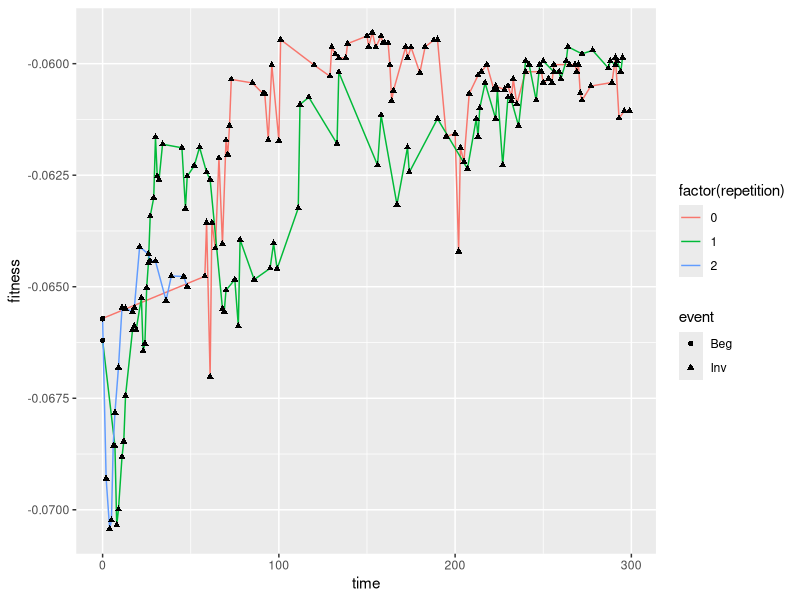
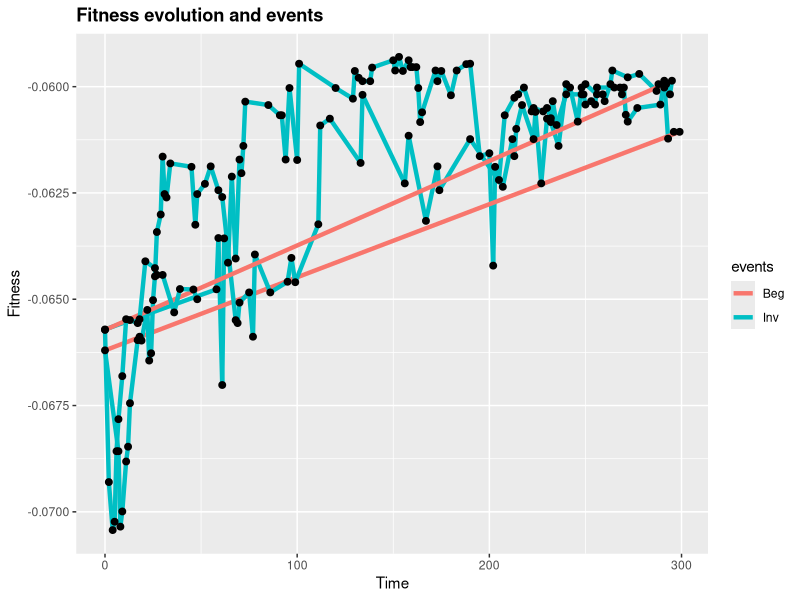

The R script that drew these images, in order: (Note: this script raises an error after producing the figures.)
rm(list=ls())
library('ggplot2')
#library('ggtern')
#library('plotly')

D = read.table('history.csv', sep='\t', header=T)
D = D[ D$kept == "True", ]

fitness = D$fitness
time = D$time
event = D$event
kept = D$kept
gene_ratio = D$gene_ratio
plasmid_size = D$plasmid_size
up_down_ratio = D$up_down_ratio
mean_space = D$mean_space
repetition = D$repetition

ggplot() + geom_line(aes(x=time, y=fitness, colour=factor(repetition))) + geom_point(aes(x=time, y=fitness, shape=event))

seg = data.frame(x0=time[1:(length(time)-1)],
                 y0=fitness[1:(length(fitness)-1)],
                 x1=time[2:length(time)],
                 y1=fitness[2:length(fitness)],
                 events=event[2:length(event)])

plotA = ggplot() + 
  geom_segment(aes(x=x0,
                   y=y0,
                   xend=x1,
                   yend=y1,
                   colour=events),
               data=seg,
               size=1.5) +
  geom_point(aes(x=time, y=fitness), size=2) + 
  xlab('Time') + 
  ylab('Fitness') + 
  ggtitle('Fitness evolution and events') + 
  theme(plot.title = element_text(lineheight=1, face="bold"))

#pdf('graph.pdf', width=10, height=6)
plotA
#dev.off()

#-----------

pA = ggplot() + geom_line(aes(x=time, y=plasmid_size)) +
  geom_point(aes(x=time, y=plasmid_size, colour=event), size=2)
pB = ggplot() + geom_line(aes(x=time, y=up_down_ratio)) +
  geom_point(aes(x=time, y=up_down_ratio, colour=event), size=2)
pC = ggplot() + geom_line(aes(x=time, y=mean_space)) +
  geom_point(aes(x=time, y=mean_space, colour=event), size=2)
pD = ggplot() + geom_line(aes(x=time, y=gene_ratio)) +
  geom_point(aes(x=time, y=gene_ratio, colour=event), size=2)

multiplot(pA,pB,pC,pD,cols=2)




ggplot() + geom_line(aes(x=time, y=plasmid_size)) +
  geom_point(aes(x=time, y=plasmid_size, colour=event, shape=kept), size=3)








#--------------------


multiplot <- function(..., plotlist=NULL, file, cols=1, layout=NULL) {
  library(grid)
  
  # Make a list from the ... arguments and plotlist
  plots <- c(list(...), plotlist)
  
  numPlots = length(plots)
  
  # If layout is NULL, then use 'cols' to determine layout
  if (is.null(layout)) {
    # Make the panel
    # ncol: Number of columns of plots
    # nrow: Number of rows needed, calculated from # of cols
    layout <- matrix(seq(1, cols * ceiling(numPlots/cols)),
                     ncol = cols, nrow = ceiling(numPlots/cols))
  }
  
  if (numPlots==1) {
    print(plots[[1]])
    
  } else {
    # Set up the page
    grid.newpage()
    pushViewport(viewport(layout = grid.layout(nrow(layout), ncol(layout))))
    
    # Make each plot, in the correct location
    for (i in 1:numPlots) {
      # Get the i,j matrix positions of the regions that contain this subplot
      matchidx <- as.data.frame(which(layout == i, arr.ind = TRUE))
      
      print(plots[[i]], vp = viewport(layout.pos.row = matchidx$row,
                                      layout.pos.col = matchidx$col))
    }
  }
}